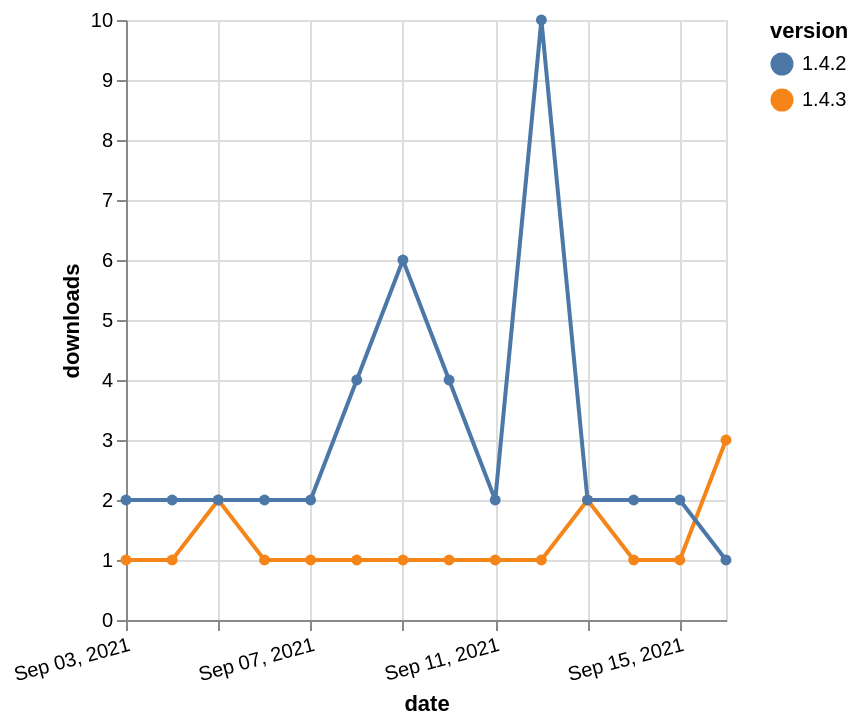

The Vega-Lite source for this figure:
### Vega-Lite specification from a JSON file in a GitHub repository (floating-point values rounded to 4 significant figures)
{"$schema": "https://vega.github.io/schema/vega-lite/v5.json", "description": "A simple bar chart with embedded data.", "data": {"values": [{"date": "2021-09-03", "total": 372, "delta": 1, "version": "1.4.3"}, {"date": "2021-09-04", "total": 373, "delta": 1, "version": "1.4.3"}, {"date": "2021-09-05", "total": 375, "delta": 2, "version": "1.4.3"}, {"date": "2021-09-06", "total": 376, "delta": 1, "version": "1.4.3"}, {"date": "2021-09-07", "total": 377, "delta": 1, "version": "1.4.3"}, {"date": "2021-09-08", "total": 378, "delta": 1, "version": "1.4.3"}, {"date": "2021-09-09", "total": 379, "delta": 1, "version": "1.4.3"}, {"date": "2021-09-10", "total": 380, "delta": 1, "version": "1.4.3"}, {"date": "2021-09-11", "total": 381, "delta": 1, "version": "1.4.3"}, {"date": "2021-09-12", "total": 382, "delta": 1, "version": "1.4.3"}, {"date": "2021-09-13", "total": 384, "delta": 2, "version": "1.4.3"}, {"date": "2021-09-14", "total": 385, "delta": 1, "version": "1.4.3"}, {"date": "2021-09-15", "total": 386, "delta": 1, "version": "1.4.3"}, {"date": "2021-09-16", "total": 389, "delta": 3, "version": "1.4.3"}, {"date": "2021-09-03", "total": 4504, "delta": 2, "version": "1.4.2"}, {"date": "2021-09-04", "total": 4506, "delta": 2, "version": "1.4.2"}, {"date": "2021-09-05", "total": 4508, "delta": 2, "version": "1.4.2"}, {"date": "2021-09-06", "total": 4510, "delta": 2, "version": "1.4.2"}, {"date": "2021-09-07", "total": 4512, "delta": 2, "version": "1.4.2"}, {"date": "2021-09-08", "total": 4516, "delta": 4, "version": "1.4.2"}, {"date": "2021-09-09", "total": 4522, "delta": 6, "version": "1.4.2"}, {"date": "2021-09-10", "total": 4526, "delta": 4, "version": "1.4.2"}, {"date": "2021-09-11", "total": 4528, "delta": 2, "version": "1.4.2"}, {"date": "2021-09-12", "total": 4538, "delta": 10, "version": "1.4.2"}, {"date": "2021-09-13", "total": 4540, "delta": 2, "version": "1.4.2"}, {"date": "2021-09-14", "total": 4542, "delta": 2, "version": "1.4.2"}, {"date": "2021-09-15", "total": 4544, "delta": 2, "version": "1.4.2"}, {"date": "2021-09-16", "total": 4545, "delta": 1, "version": "1.4.2"}]}, "width": "container", "mark": {"type": "line", "point": {"filled": true}}, "encoding": {"x": {"field": "date", "type": "temporal", "timeUnit": "yearmonthdate", "title": "date", "axis": {"labelAngle": -15}}, "y": {"field": "delta", "type": "quantitative", "title": "downloads"}, "color": {"field": "version", "type": "nominal"}, "tooltip": {"field": "delta"}}}
